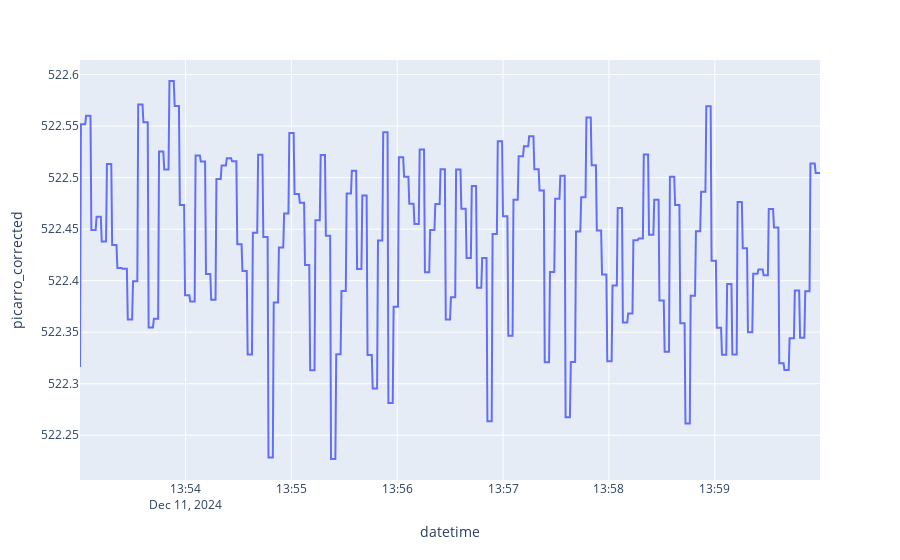
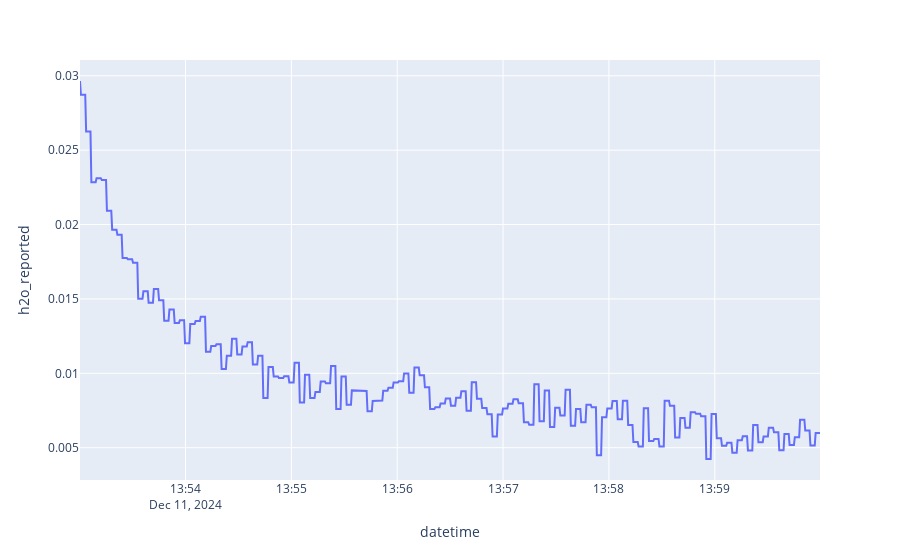

The notebook cell these images were saved under, in order:
### Code cell
# 86 UTC: 13:53 - 14:13
# Reading: 518.7

start_date = datetime(2024, 12, 11, 13, 53, 0).replace(tzinfo=timezone.utc)
end_dhate = datetime(2024, 12, 11, 14, 13, 0).replace(tzinfo=timezone.utc)

process_calibration_time(df_p_dwd, start_date, end_date)

### Figure 1 — Plotly figure (JSON) as saved in the notebook; plotly's stock layout.template omitted (floating-point values rounded to 4 significant figures; data arrays with more than 128 entries replaced by an {"elided": "..."} marker saying what was removed)
{"data": [{"hovertemplate": "datetime=%{x}<br>picarro_corrected=%{y}<extra></extra>", "legendgroup": "", "line": {"color": "#636efa", "dash": "solid"}, "marker": {"symbol": "circle"}, "mode": "lines", "name": "", "orientation": "v", "showlegend": false, "type": "scatter", "x": {"elided": "427 str values"}, "xaxis": "x", "y": {"elided": "427 float values"}, "yaxis": "y"}], "layout": {"legend": {"tracegroupgap": 0}, "margin": {"t": 60}, "xaxis": {"anchor": "y", "domain": [0, 1], "title": {"text": "datetime"}}, "yaxis": {"anchor": "x", "domain": [0, 1], "title": {"text": "picarro_corrected"}}}}

### Figure 2 — Plotly figure (JSON) as saved in the notebook; plotly's stock layout.template omitted (floating-point values rounded to 4 significant figures; data arrays with more than 128 entries replaced by an {"elided": "..."} marker saying what was removed)
{"data": [{"hovertemplate": "datetime=%{x}<br>h2o_reported=%{y}<extra></extra>", "legendgroup": "", "line": {"color": "#636efa", "dash": "solid"}, "marker": {"symbol": "circle"}, "mode": "lines", "name": "", "orientation": "v", "showlegend": false, "type": "scatter", "x": {"elided": "427 str values"}, "xaxis": "x", "y": {"elided": "427 float values"}, "yaxis": "y"}], "layout": {"legend": {"tracegroupgap": 0}, "margin": {"t": 60}, "xaxis": {"anchor": "y", "domain": [0, 1], "title": {"text": "datetime"}}, "yaxis": {"anchor": "x", "domain": [0, 1], "title": {"text": "h2o_reported"}}}}
